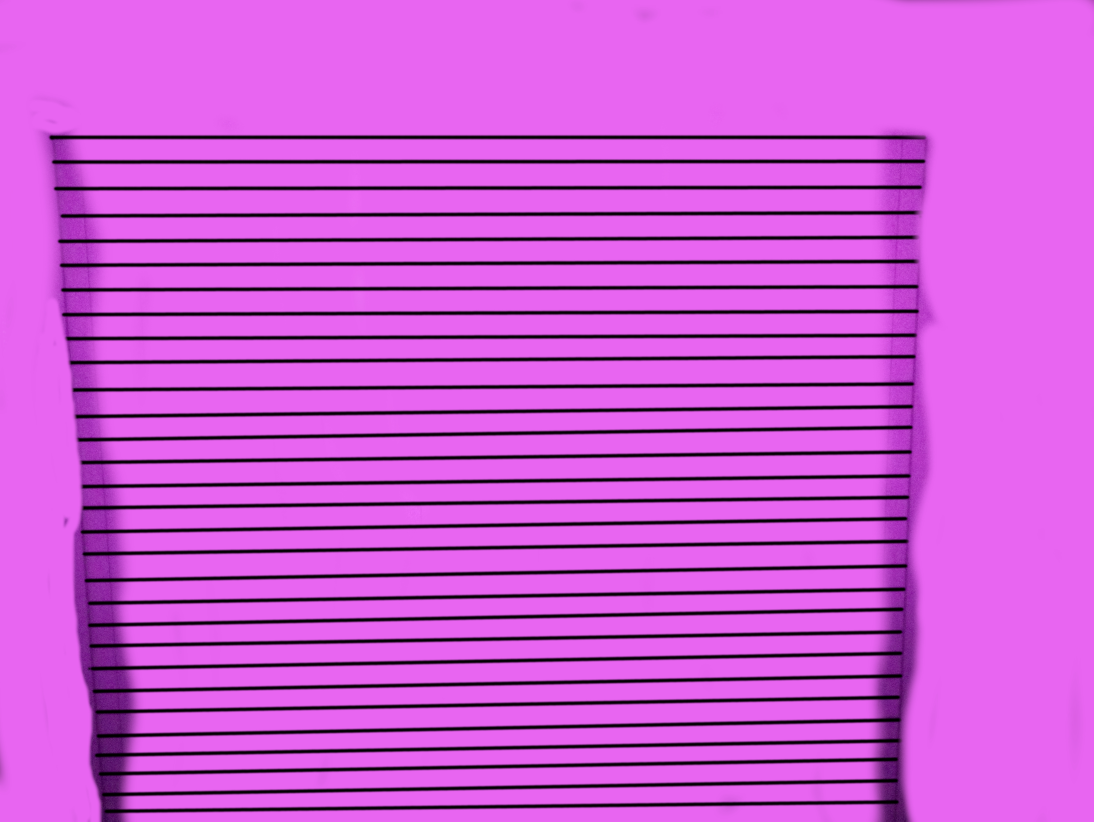
#> input picture justin_python/grid6_horizontal.jpg, 3280 x 2464 px (shown at 1/3 size)
$ python grid.py
#> lines starting #> are read from the running program, lines starting #| are printed output that depends on the picture; after the words box and inside, x2 and y2 are one past the last pixel; in counts of white or black regions, pixels touching at a corner belong together
### justin_python/prostick_lib.py
"""
    ProStick Python Library
    Justin Sutherland
    10/19/2019
    File is structured simply as a large set of functions. This
    is commonly known as a "library". No library card required.
    This library shall be titled prostick_lib.py henceforth.
    Function library that contains all image processing functions
    such as thresholding, kmean, kmedoid, masking, etc. Any future
    functions for the coordinate system logic will reside in a separate
    library titled "spooky"
"""

from sklearn.cluster import KMeans
from sklearn.cluster import MiniBatchKMeans
import math
from pyclustering.cluster.kmedoids import kmedoids
from pyclustering.cluster.elbow import elbow
from pyclustering.cluster.kmeans import kmeans, kmeans_visualizer
from pyclustering.cluster.center_initializer import kmeans_plusplus_initializer
import numpy as np
import cv2
import time
import scipy as sp
import scipy.ndimage
from matplotlib import pyplot as plt
import justin_python.spooky_lib as grid


# [166 lines left out: functions process_image, final_selection, create_kmedoids, check_box, calc_standev, sort_and_compare and 1 more, not called in this run]


def apply_clahe(img, clip_lim, grid_size):
    """
    Apply Contrast Limiting Adaptive Histogram Equalization to an image.
    :param img: An image represented by a NumPy array
    :param clip_lim: The value at which the histogram is clipped
    :param grid_size: The area of pixels to examine as a tuple (X, Y)
    :return: The image with CLAHE applied
    """
    img = cv2.medianBlur(img, 5)
    clahe = cv2.createCLAHE(clipLimit=clip_lim, tileGridSize=grid_size)
    result_img = clahe.apply(img)
    return result_img


# [10 lines left out: function create_mask, not called in this run]


def adapt_thresh(img, max_val, block_sz, c):
    """
    Apply Adaptive Mean Thresholding to an image.
    :param img: An image represented by a NumPy array
    :param max_val: The maximum pixel value
    :param block_sz: The area of pixels to calculate each threshold for
    :param c: Constant that is subtracted from the mean of the block size
    :return: The image with Adaptive Mean Thresholding applied
    """
    result_img = cv2.adaptiveThreshold(img, max_val, cv2.ADAPTIVE_THRESH_MEAN_C, cv2.THRESH_BINARY, block_sz, c)
    return result_img


# [133 lines left out: functions apply_mask, apply_mask_brute_force, extract_points, get_xmedian, reduce_data, create_strips and 3 more, not called in this run]

### justin_python/spooky_lib.py
"""
    "Spooky" Library for the XYZ plane logic
    Justin Sutherland, 11/2/2019

    Contains the logic for navigating the xyz planes using a reference
    grid image. The overall logic for the xyz plane is described in
    detail in the functions contained here.

"""

import prostick_lib as iv
import cv2
import numpy as np


def oh_no():
    return "Spooky"


# [142 lines left out: functions process_grid, white_out_grid, count_bumps, count_and_interpolate, count_loop, not called in this run]

### justin_python/grid.py
"""
    Grid Coordinate Generator
    Justin Sutherland
    11/4/2019

    Script for using the spooky library and testing the xyz coordinate system.

    Eventually will integrate this with kmeans script.
"""

import spooky_lib as grid
import prostick_lib as iv
import cv2
import numpy as np
from matplotlib import pyplot as plt
import time


img_horizontal = cv2.imread('grid6_horizontal.jpg', 0)
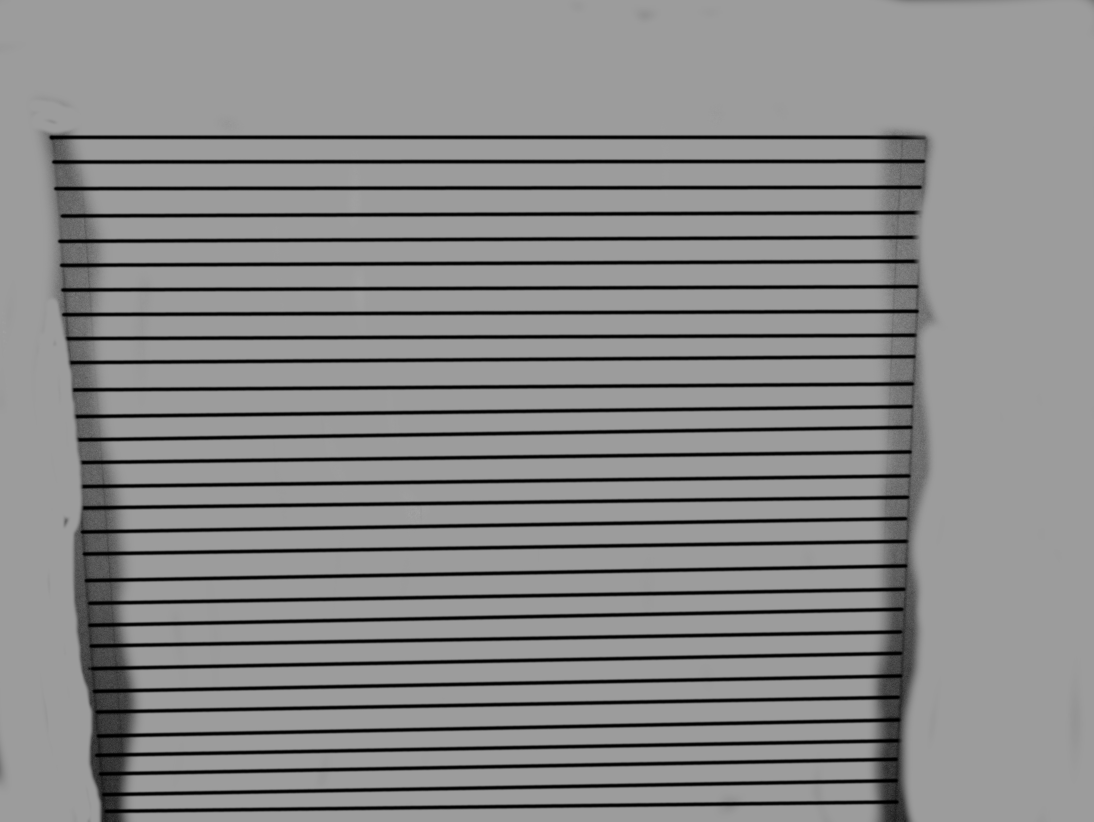
#> img_horizontal: shape (2464, 3280) (shown at 1/3 size); min 0, max 165, mean 137.5
img_vertical = cv2.imread('grid6_vertical.jpg', 0)
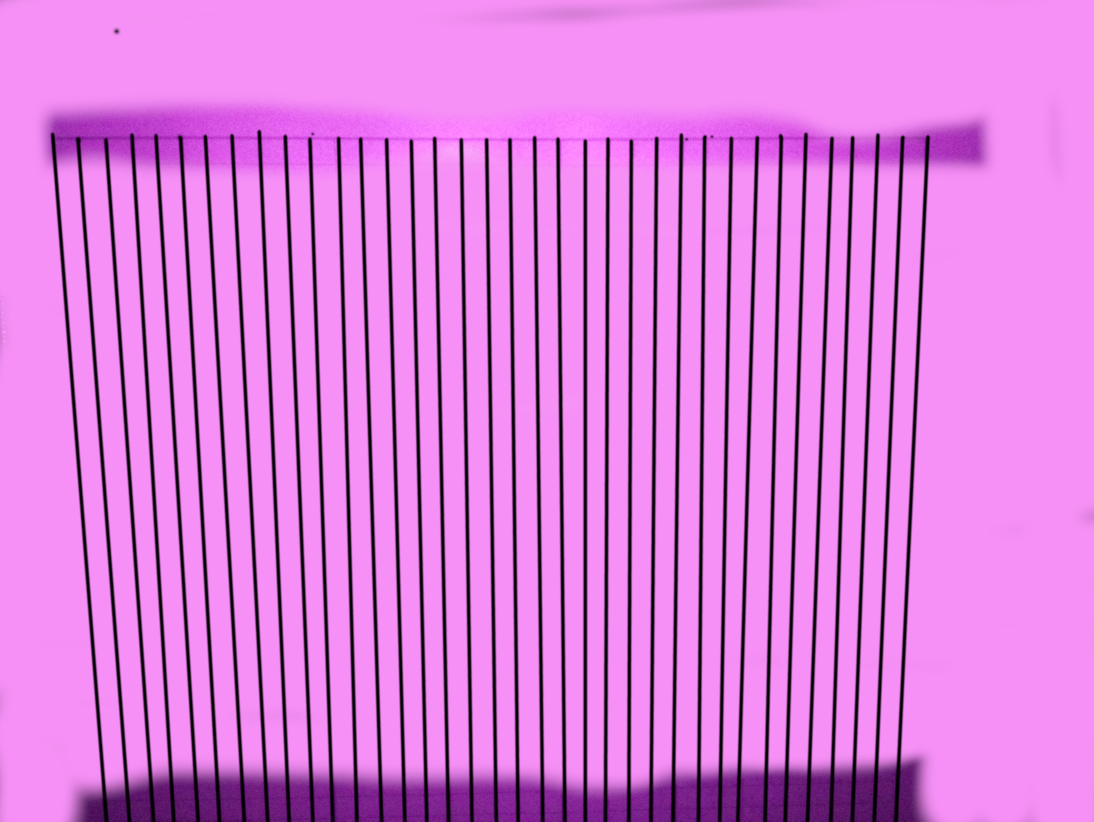
#> input picture justin_python/grid6_vertical.jpg, 3280 x 2464 px (shown at 1/3 size)
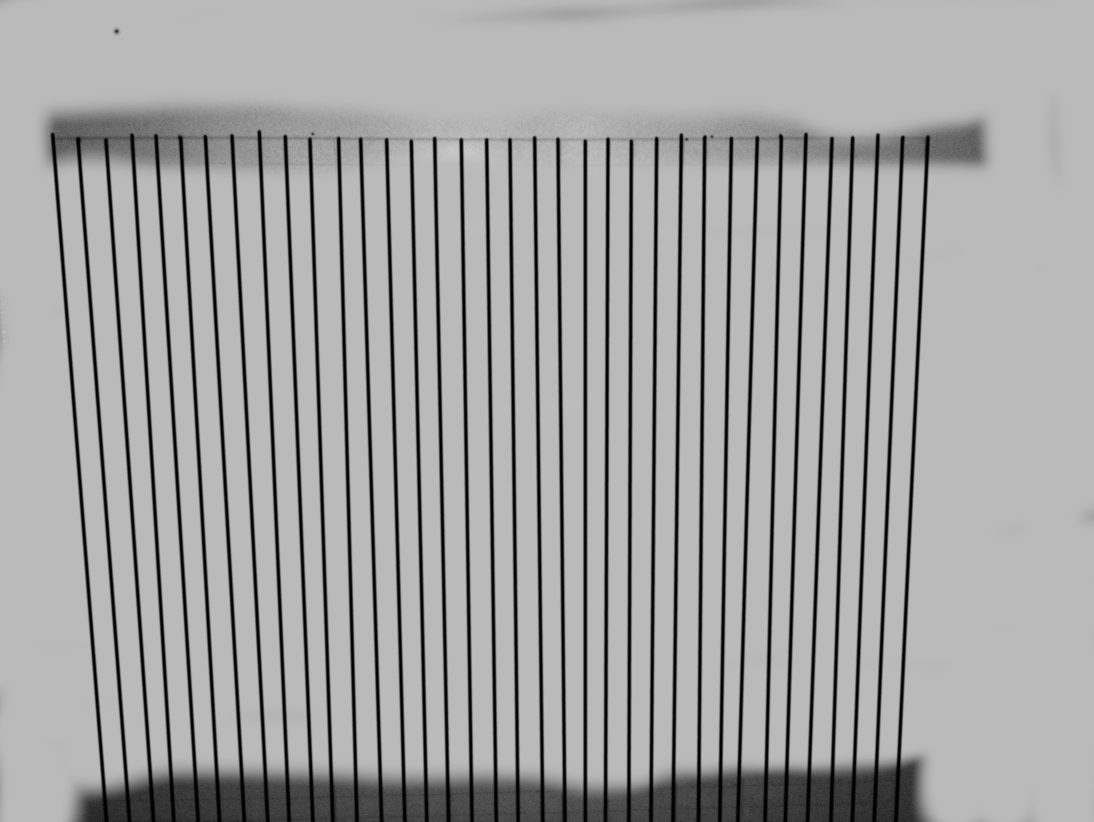
#> img_vertical: shape (2464, 3280) (shown at 1/3 size); min 0, max 221, mean 161.8
img_horizontal = grid.process_grid(img_horizontal, 0.6)
#> in adapt_thresh, `result_img = cv2.adaptiveThreshold(img, max_val, cv2.ADAPTIVE_THRESH_M..`:
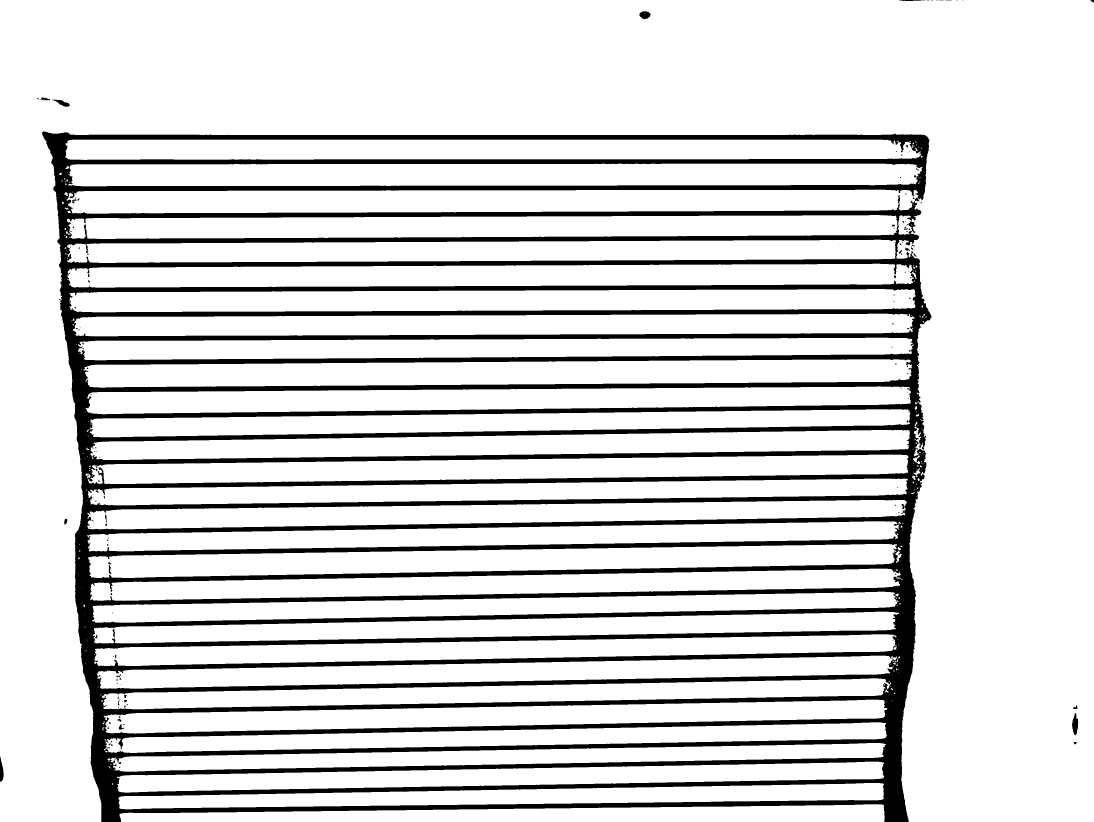
#> result_img: shape (2464, 3280) (shown at 1/3 size); 85.4% white; 207 black regions (153 under 20 px), largest, box (x1, y1, x2, y2) and area: (125, 394, 2795, 2464) 1175574, (3216, 2139, 3235, 2206) 806, (1918, 34, 1952, 58) 583
#> in process_grid, `pic_array = cv2.medianBlur(adapt_mean_th, 7)`: pic_array: shape (2464, 3280); 85.4% white; 49 black regions (19 under 20 px), largest, box (x1, y1, x2, y2) and area: (126, 395, 2794, 2464) 1178037, (3216, 2142, 3234, 2205) 786, (1919, 34, 1951, 57) 567
img_vertical = grid.process_grid(img_vertical, 0.6)
#> in adapt_thresh (call 2), `result_img = cv2.adaptiveThreshold(img, max_val, cv2.ADAPTIVE_THRESH_M..`: result_img: shape (2464, 3280); 85.5% white; 739 black regions (553 under 20 px), largest, box (x1, y1, x2, y2) and area: (145, 348, 2964, 2464) 1118742, (1406, 0, 2299, 70) 26295, (3146, 316, 3185, 516) 5428
#> in process_grid (call 2), `pic_array = cv2.medianBlur(adapt_mean_th, 7)`: pic_array: shape (2464, 3280); 85.5% white; 158 black regions (59 under 20 px), largest, box (x1, y1, x2, y2) and area: (146, 348, 2963, 2464) 1120463, (1409, 0, 2297, 69) 26286, (3147, 316, 3185, 515) 5413

plt.plot
plt.scatter(img_vertical[:, 0], img_vertical[:, 1], c='blue', s=.1, alpha=0.1)
plt.show()
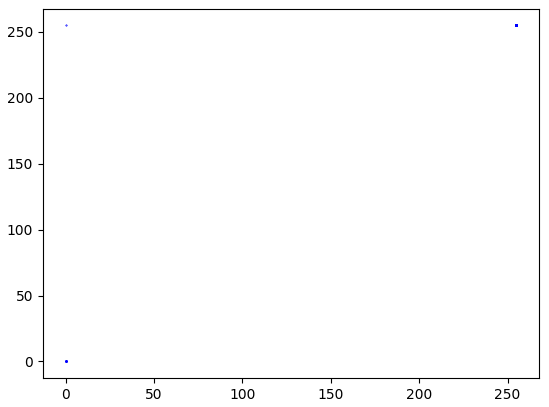
#> figure drawn by matplotlib, 1 panel

plt.plot
plt.scatter(img_horizontal[:, 0], img_horizontal[:, 1], c='blue', s=.1, alpha=0.1)
plt.show()
